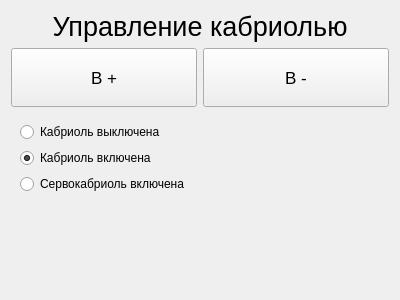
<?xml version="1.0" encoding="UTF-8"?>
<ui version="4.0">
 <class>kabriolWidget</class>
 <widget class="QWidget" name="kabriolWidget">
  <property name="geometry">
   <rect>
    <x>0</x>
    <y>0</y>
    <width>400</width>
    <height>300</height>
   </rect>
  </property>
  <property name="windowTitle">
   <string>Form</string>
  </property>
  <layout class="QGridLayout" name="gridLayout">
   <item row="2" column="0" colspan="2">
    <widget class="QFrame" name="cabriolModeFrame">
     <property name="sizePolicy">
      <sizepolicy hsizetype="Preferred" vsizetype="Preferred">
       <horstretch>0</horstretch>
       <verstretch>3</verstretch>
      </sizepolicy>
     </property>
     <property name="frameShape">
      <enum>QFrame::NoFrame</enum>
     </property>
     <property name="frameShadow">
      <enum>QFrame::Plain</enum>
     </property>
     <layout class="QVBoxLayout" name="verticalLayout_6">
      <item>
       <widget class="QRadioButton" name="kabriolOffRadioButton">
        <property name="text">
         <string>Кабриоль выключена</string>
        </property>
        <property name="checked">
         <bool>false</bool>
        </property>
       </widget>
      </item>
      <item>
       <widget class="QRadioButton" name="kabriolOnRadioButton">
        <property name="text">
         <string>Кабриоль включена</string>
        </property>
        <property name="checked">
         <bool>true</bool>
        </property>
       </widget>
      </item>
      <item>
       <widget class="QRadioButton" name="kabriolServoRadioButton">
        <property name="text">
         <string>Сервокабриоль включена</string>
        </property>
       </widget>
      </item>
      <item>
       <spacer name="verticalSpacer">
        <property name="orientation">
         <enum>Qt::Vertical</enum>
        </property>
        <property name="sizeHint" stdset="0">
         <size>
          <width>20</width>
          <height>40</height>
         </size>
        </property>
       </spacer>
      </item>
     </layout>
    </widget>
   </item>
   <item row="1" column="1">
    <widget class="QPushButton" name="movementBNegativePushButton">
     <property name="sizePolicy">
      <sizepolicy hsizetype="Preferred" vsizetype="Preferred">
       <horstretch>0</horstretch>
       <verstretch>1</verstretch>
      </sizepolicy>
     </property>
     <property name="font">
      <font>
       <pointsize>13</pointsize>
      </font>
     </property>
     <property name="text">
      <string>B -</string>
     </property>
     <property name="icon">
      <iconset resource="images.qrc">
       <normaloff>:/new/prefix1/images/ArrowDown.png</normaloff>:/new/prefix1/images/ArrowDown.png</iconset>
     </property>
     <property name="iconSize">
      <size>
       <width>64</width>
       <height>64</height>
      </size>
     </property>
     <property name="autoRepeat">
      <bool>true</bool>
     </property>
     <property name="default">
      <bool>false</bool>
     </property>
    </widget>
   </item>
   <item row="1" column="0">
    <widget class="QPushButton" name="movementBPositivePushButton">
     <property name="sizePolicy">
      <sizepolicy hsizetype="Preferred" vsizetype="Preferred">
       <horstretch>0</horstretch>
       <verstretch>1</verstretch>
      </sizepolicy>
     </property>
     <property name="font">
      <font>
       <pointsize>13</pointsize>
      </font>
     </property>
     <property name="text">
      <string>B +</string>
     </property>
     <property name="icon">
      <iconset resource="images.qrc">
       <normaloff>:/new/prefix1/images/ArrowUp.png</normaloff>:/new/prefix1/images/ArrowUp.png</iconset>
     </property>
     <property name="iconSize">
      <size>
       <width>64</width>
       <height>64</height>
      </size>
     </property>
     <property name="autoRepeat">
      <bool>true</bool>
     </property>
     <property name="default">
      <bool>false</bool>
     </property>
    </widget>
   </item>
   <item row="0" column="0" colspan="2">
    <widget class="QLabel" name="kabriolTitleLabel">
     <property name="font">
      <font>
       <pointsize>20</pointsize>
      </font>
     </property>
     <property name="text">
      <string>Управление кабриолью</string>
     </property>
     <property name="alignment">
      <set>Qt::AlignCenter</set>
     </property>
    </widget>
   </item>
  </layout>
 </widget>
 <resources>
  <include location="images.qrc"/>
 </resources>
 <connections/>
</ui>
